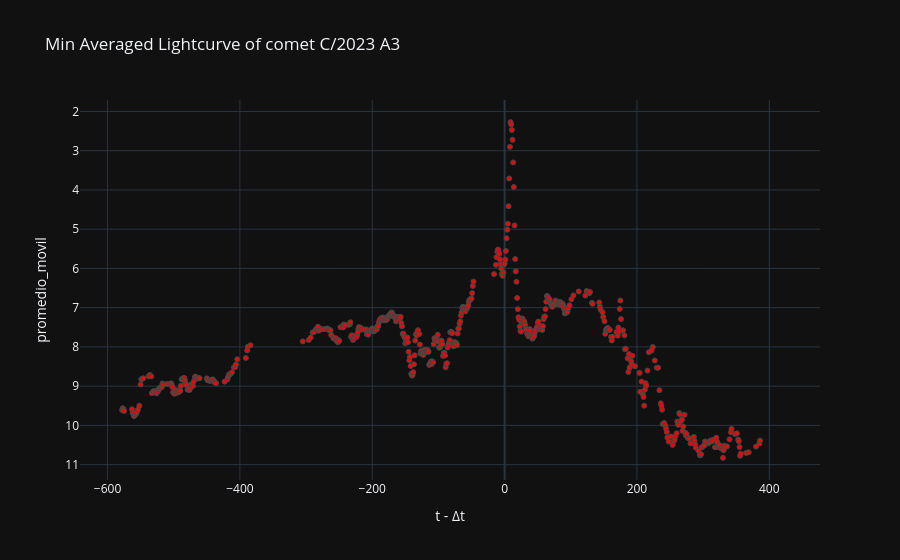

Notebook cell for this chart:
### Code cell
# Gráfica de luz interna
labels = {'delta_t':'t - Δt','magnitud_reducida':'Magnitude reduced'}
fig = px.scatter(curva_de_luz_interna_v2_df, x='delta_t', y='promedio_movil', template= 'plotly_dark', labels= labels, title=f'Min Averaged Lightcurve of comet {nombre_cometa}')
fig.update_traces(marker=dict(color='red', size=5, line=dict(width=1, color='DarkSlateGrey')))
fig.update_yaxes(autorange="reversed")
fig.show()

### Figure 1 — Plotly figure (JSON) as saved in the notebook; plotly's stock layout.template omitted (floating-point values rounded to 4 significant figures; data arrays with more than 128 entries replaced by an {"elided": "..."} marker saying what was removed)
{"data": [{"hovertemplate": "t - Δt=%{x}<br>promedio_movil=%{y}<extra></extra>", "legendgroup": "", "marker": {"color": "red", "line": {"color": "DarkSlateGrey", "width": 1}, "size": 5, "symbol": "circle"}, "mode": "markers", "name": "", "orientation": "v", "showlegend": false, "type": "scatter", "x": {"elided": "563 int values"}, "xaxis": "x", "y": {"elided": "563 float values"}, "yaxis": "y"}], "layout": {"legend": {"tracegroupgap": 0}, "title": {"text": "Min Averaged Lightcurve of comet C/2023 A3"}, "xaxis": {"anchor": "y", "domain": [0, 1], "title": {"text": "t - Δt"}}, "yaxis": {"anchor": "x", "autorange": "reversed", "domain": [0, 1], "title": {"text": "promedio_movil"}}}}
